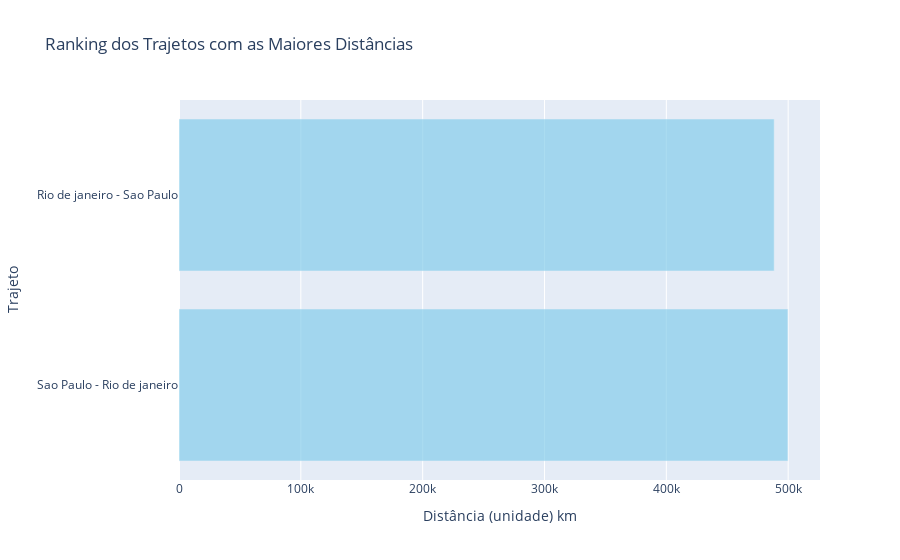

The cell this chart's notebook holds for it:
### Code cell
df_traffic['Trajeto'] = df_traffic['origin'] + ' - ' + df_traffic['destiny']

# Criar o gráfico de barras interativo diretamente sem classificar o DataFrame
fig = px.bar(df_traffic.nlargest(10, 'distance_value'), x='distance_value', y='Trajeto', orientation='h',
             title='Ranking dos Trajetos com as Maiores Distâncias',
             labels={'distance_value': 'Distância (unidade) km', 'Trajeto': 'Trajeto'})

fig.update_traces(marker_color='skyblue', opacity=0.7)

fig.show()

### Figure 1 — Plotly figure (JSON) as saved in the notebook; plotly's stock layout.template omitted (floating-point values rounded to 4 significant figures)
{"data": [{"alignmentgroup": "True", "hovertemplate": "Distância (unidade) km=%{x}<br>Trajeto=%{y}<extra></extra>", "legendgroup": "", "marker": {"color": "skyblue", "pattern": {"shape": ""}}, "name": "", "offsetgroup": "", "opacity": 0.7, "orientation": "h", "showlegend": false, "textposition": "auto", "type": "bar", "x": [499822, 488547], "xaxis": "x", "y": ["Sao Paulo - Rio de janeiro", "Rio de janeiro - Sao Paulo"], "yaxis": "y"}], "layout": {"barmode": "relative", "legend": {"tracegroupgap": 0}, "title": {"text": "Ranking dos Trajetos com as Maiores Distâncias"}, "xaxis": {"anchor": "y", "domain": [0, 1], "title": {"text": "Distância (unidade) km"}}, "yaxis": {"anchor": "x", "domain": [0, 1], "title": {"text": "Trajeto"}}}}
